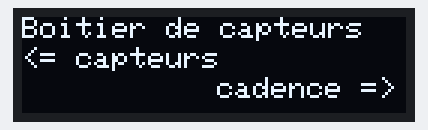
A sketch run on a simulated Arduino Mega 2560, built with avr-gcc and run on an emulated ATmega2560. Shown: 128×32 one-colour display. The display library's start-up logo is not drawn; what the sketch prints to the serial monitor is not drawn.

Above: at 2.1 s.
At 3.2 s:
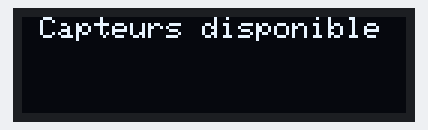

The sketch:

fullmenu.ino
```cpp
#include <SPI.h>
#include <Wire.h>
#include <Adafruit_GFX.h>
#include <Adafruit_SSD1306.h>

#define SCREEN_WIDTH 128
#define SCREEN_HEIGHT 32
#define OLED_RESET     4
#define SCREEN_ADDRESS 0x3C
#define OK 38
#define LEFT 39
#define RIGHT 37
#define NB_MAX_CAPTEUR  3
Adafruit_SSD1306 display(SCREEN_WIDTH, SCREEN_HEIGHT, &Wire, OLED_RESET);


struct bValue{
	int vleft;
	int vok;
	int vright;
};

struct bValue buttons;


int listCapteur[NB_MAX_CAPTEUR];
int actualMenu = 0;

void readbValue(struct bValue * b){
	b->vleft = digitalRead(LEFT);
	b->vok = digitalRead(OK);
	b->vright = digitalRead(RIGHT);
}

void printbValue(struct bValue * b){
	Serial.println(b->vleft);
	Serial.println(b->vok);
	Serial.println(b->vright);
}

void setupButton(){
  pinMode(OK,INPUT);
  pinMode(LEFT,INPUT);
  pinMode(RIGHT,INPUT);

}


//Scan les capteur brancher et retourne leur nombre
int scanCapteur(){
	Wire.begin();
	byte addresse, erreur;
	int nbCapteur = 0;
	for(addresse = 0x01; addresse< 0x7f ; addresse++){
		Wire.beginTransmission(addresse);
		erreur = Wire.endTransmission();
		if(erreur == 0){
			nbCapteur++;
			listCapteur[nbCapteur]=addresse;
		}
	}
	return nbCapteur;
}

// Mets en fonctionnement le oled
int setOled(){
if(!display.begin(SSD1306_SWITCHCAPVCC, SCREEN_ADDRESS)) {
    Serial.println(F("SSD1306 allocation failed"));
    return -1;
  }
  display.setTextSize(1);
  display.setTextColor(SSD1306_WHITE);
  display.display();
  return 0;
}

//Menu principal du boitier.
int  mainMenu() {
  actualMenu = 1;
  display.clearDisplay();
  display.setCursor(0, 0);
  display.println(F("Boitier de capteurs"));
  display.setCursor(0, 10);
  display.println(F("<= capteurs"));
  display.setCursor(65, 20);
  display.println(F("cadence =>"));
  display.display();
  delay(100);
  return 0;
}

//Menu catpeur du boitier.
int capteurMenu() {
  actualMenu = 2;
  //nbCapt=scanCapteur();
  int nbCapt=1;
  char charCapt = nbCapt;
  display.clearDisplay();
  display.setCursor(0, 0);
  display.println(F(" Capteurs disponible"));
  display.setTextSize(2);
  display.setCursor(50, 10);
  //display.println(F(charCapt));
  display.display();
  delay(100);
  return 0;
}

//Menu actualisation pour regeler la frequence de recuperation des données.
int actualisationMenu() {
  actualMenu = 2;
  delay(100);
  return 0;
}
///////////////////////////////////////////////////////////
void setup() {
  Serial.begin(9600);
  if(!setOled())
	Serial.println("Oled failed to connect");
  delay(2000);
  display.clearDisplay();
  mainMenu();
  delay(1000);
  capteurMenu();
  delay(1000);
  int nbc = scanCapteur();
  Serial.println(nbc);
}

void loop() {
  delay(10000);
  int nbc = scanCapteur();
  Serial.println(nbc);

}
```

Measured:
- what the display in image 0 shows lasts 1.1 s, from 2.1 s to 3.2 s
